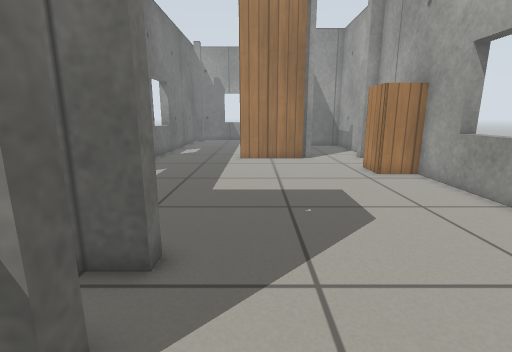
view 1 (above)

17 first-person views from a walk through a robot-simulator world made for Gazebo. The camera is 0.66 m above the floor, tilts 12° down and sees 85° across. The floor is counted in squares, 0.25 m on a side. Each view is taken from the middle of a square. On the plan, view 1 faces up. The plan holds only what a view shows up to about 19 squares ahead; the rest is blank. Robots are left out. Gazebo's built-in surfaces are drawn with simple patterns.

view 2
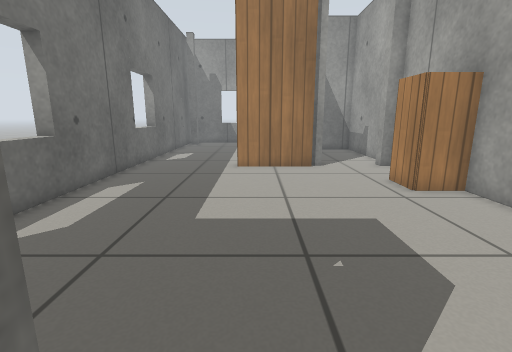

view 3
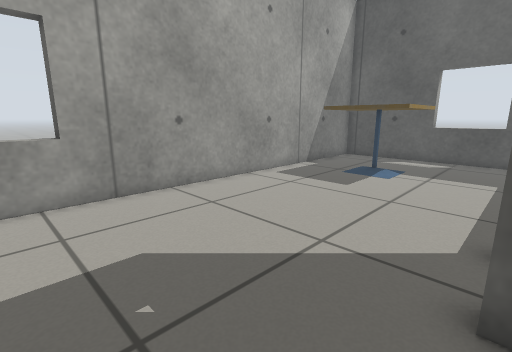

view 4
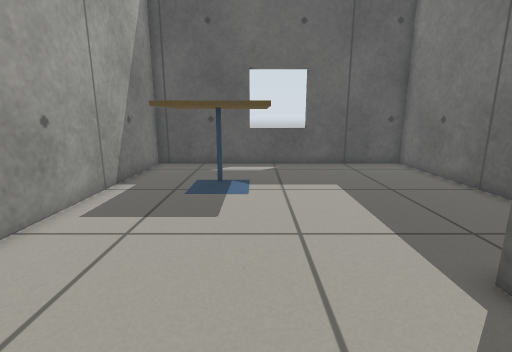

view 5
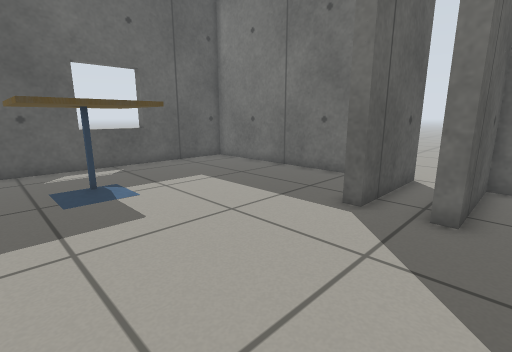

view 6
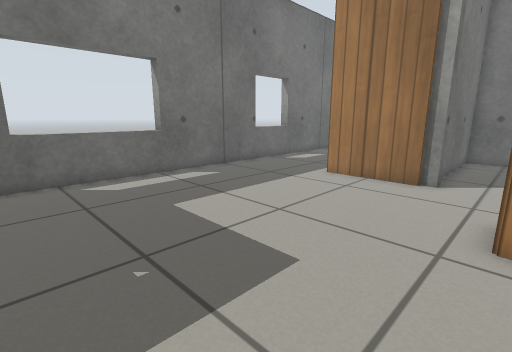

view 7
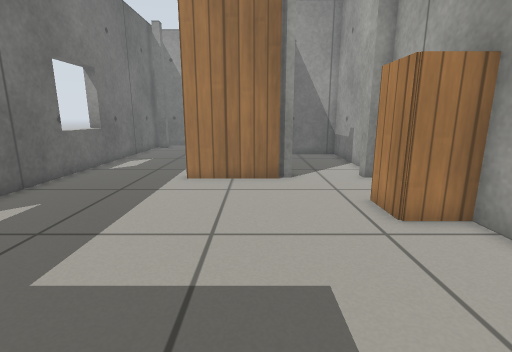

view 8
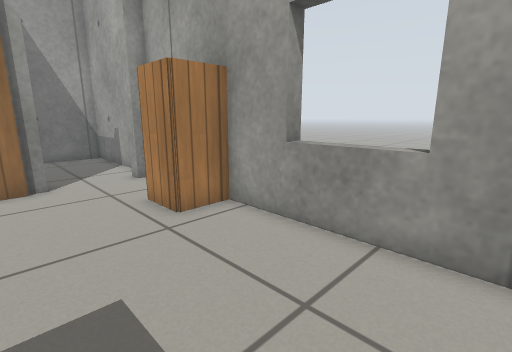

view 9
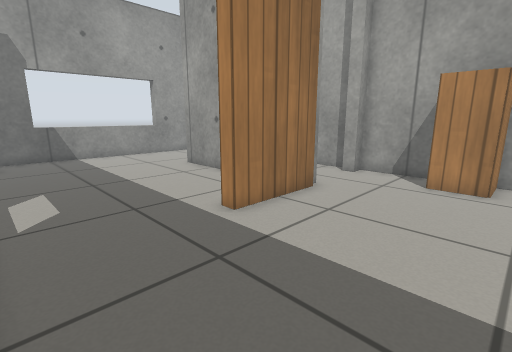

view 10
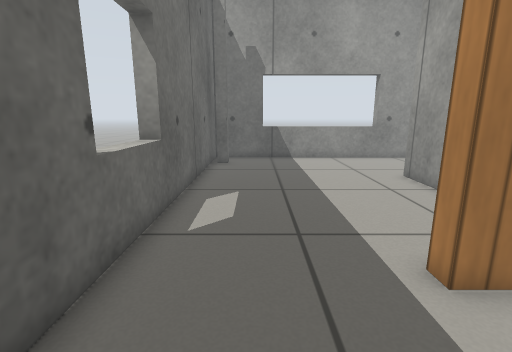

view 11
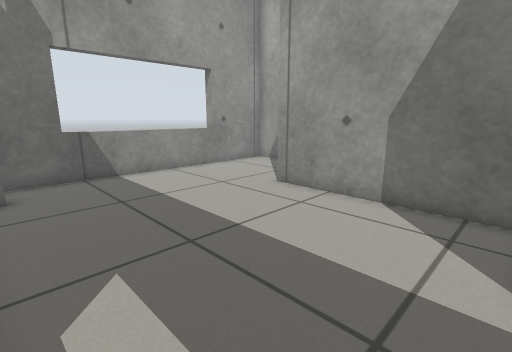

view 12
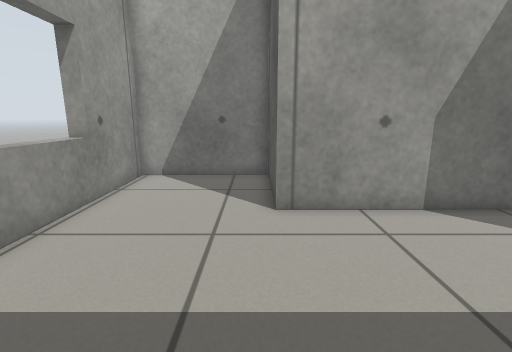

view 13
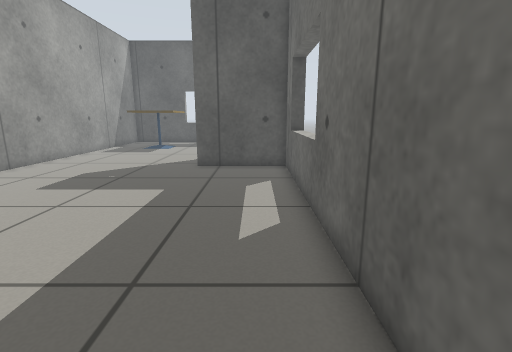

view 14
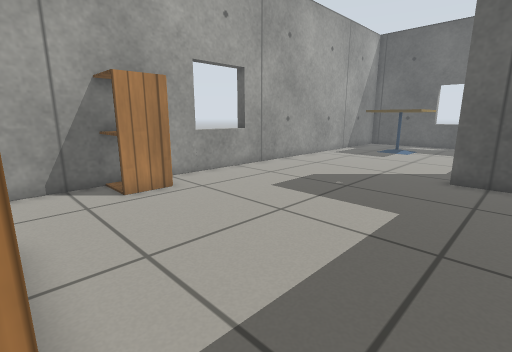

view 15
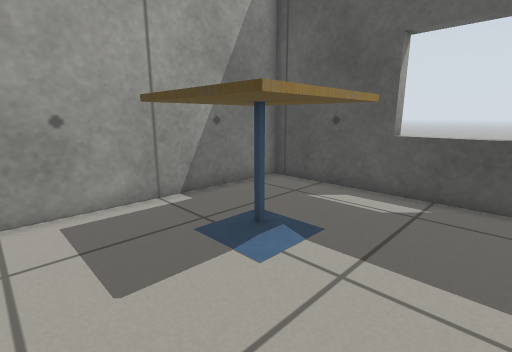

view 16
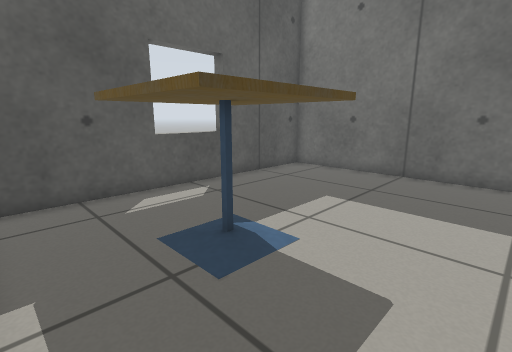

view 17
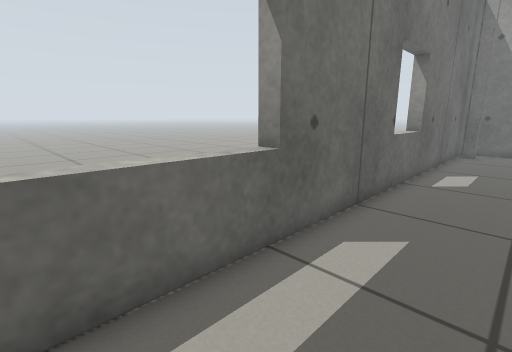

### Floor plan
Points are (right, up) in squares from view 1. A wall is a line through its corners. A room is listed if a view was taken in it or the views show most of it. See-through windows are left out.
Room 1 (views 1, 2, 3, 4, 5, 6, 7, 8, 9, 10, 14, 15, 16, 17)
walls: (-1.8, 2.6) (-1.8, 2); (-6.2, -0.2) (-6.2, -9.8) (7.6, -9.8) (7.6, 18.1) (6.8, 18.1) (6.8, 18.8); (3.1, 17.9) (-1, 17.9) (-1, 18.5); (3.6, 18.8) (3.6, 18.1) (3, 18.1); (7.6, 19) (7.6, 25.8) (3.3, 25.8) (3.3, 20.1); (-6.6, 18.5) (-6.6, 5) (-1.8, 5) (-1.8, 4.4)
low walls: (-1.8, 2) (-2.3, 2)
ways out: opening at (-4, 18) to room 2; open door at (-2, 3.5)
objects: cafe table (2, -6) to (5, -3); cabinet (6, 13) to (7, 15)
Room 2 (views 11, 12, 13)
walls: (-5.6, 30.6) (-5.6, 30) (-6.2, 30); (2.7, 19.1) (2.7, 26.4) (7.6, 26.4) (7.6, 32.2) (-6.6, 32.2) (-6.6, 18.5)
ways out: opening at (-4, 18) to room 1

Where each view was taken, in squares from view 1:
view 1: 0 up, 0 right, facing up
view 2: 3 up, 0 right, facing up
view 3: 9 up, 2 left, facing down-right
view 4: 6 up, 2 right, facing down
view 5: 6 up, 6 right, facing down-left
view 6: 6 up, 6 right, facing up-left
view 7: 6 up, 2 right, facing up
view 8: 6 up, 2 right, facing up-right
view 9: 12 up, 6 left, facing up-right
view 10: 14 up, 4 left, facing up
view 11: 19 up, 6 left, facing up-right
view 12: 27 up, 5 left, facing right
view 13: 20 up, 5 left, facing down
view 14: 18 up, 4 left, facing down-right
view 15: 0 up, 1 left, facing down-right
view 16: 0 up, 7 right, facing down-left
view 17: 8 up, 3 left, facing up-left
